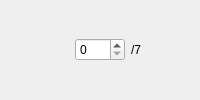
         <widget class="QWidget" name="widget_17" native="true">
          <layout class="QHBoxLayout" name="horizontalLayout_17">
           <property name="leftMargin">
            <number>0</number>
           </property>
           <property name="topMargin">
            <number>0</number>
           </property>
           <property name="rightMargin">
            <number>0</number>
           </property>
           <property name="bottomMargin">
            <number>0</number>
           </property>
           <item>
            <widget class="QLabel" name="label_17">
             <property name="maximumSize">
              <size>
               <width>75</width>
               <height>75</height>
              </size>
             </property>
             <property name="toolTip">
              <string>#6D5BAE_#EFABDD</string>
             </property>
             <property name="text">
              <string/>
             </property>
             <property name="pixmap">
              <pixmap resource="../../resource.qrc">:/pairs/assets/#6D5BAE_#EFABDD.png</pixmap>
             </property>
             <property name="scaledContents">
              <bool>true</bool>
             </property>
            </widget>
           </item>
           <item>
            <widget class="QSpinBox" name="#6D5BAE_#EFABDD_spin">
             <property name="maximumSize">
              <size>
               <width>50</width>
               <height>16777215</height>
              </size>
             </property>
             <property name="minimum">
              <number>0</number>
             </property>
             <property name="maximum">
              <number>7</number>
             </property>
            </widget>
           </item>
           <item>
            <widget class="QLabel" name="label_17_2">
             <property name="text">
              <string>/7</string>
             </property>
            </widget>
           </item>
          </layout>
         </widget>
